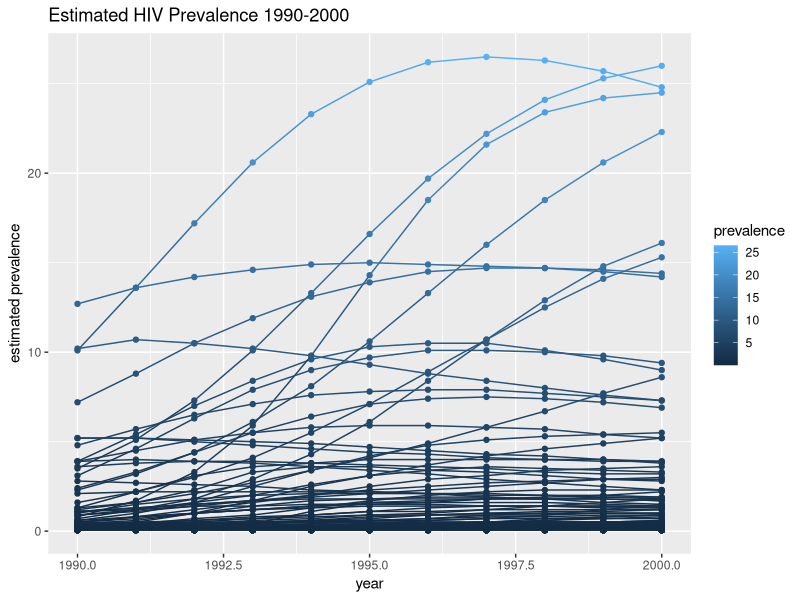
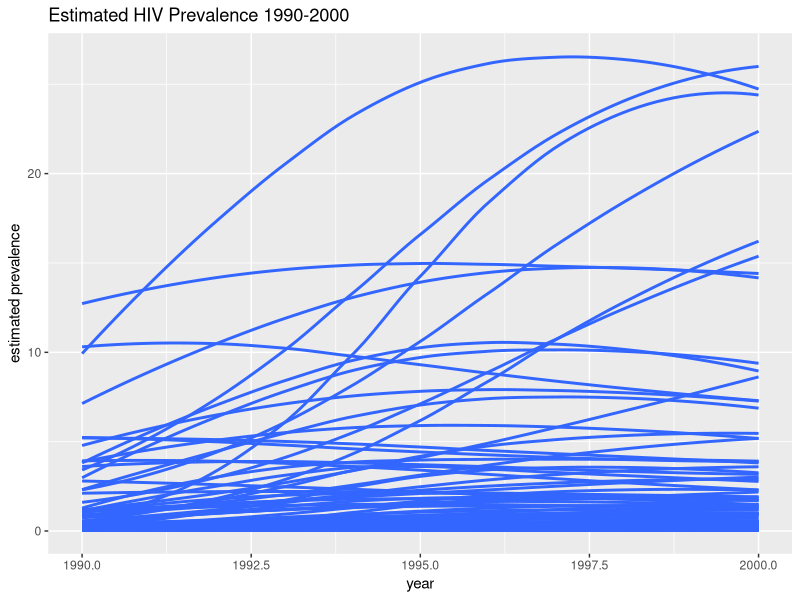
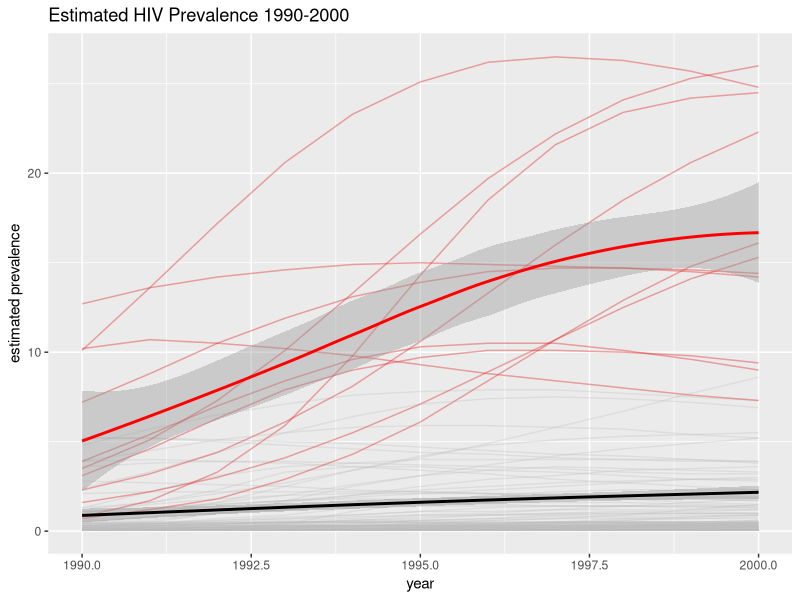

Here is the R script that generated these plots, in order:

#Importing
library(tidyverse)
hiv = read.csv("HIVprev.csv", stringsAsFactors = TRUE) #StringsAsFactors is not necessary
hiv = select(hiv, Country, year, prevalence)

#Virtuallizing
head(hiv)
tail(hiv)
summary(hiv)
view(hiv)

#Exercise #1
  # Connect line between points
ggplot(data = hiv, mapping = aes(x = year,y = prevalence, group = Country, color = prevalence)) +
  geom_line() + geom_point() + labs(title = "Estimated HIV Prevalence 1990-2000", y = "estimated prevalence")


#Exercise #2
# Show as curves instead
ggplot(data = hiv, mapping = aes(x = year,y = prevalence, group = Country)) +
  geom_smooth(se = FALSE, alpha = 0.1) + labs(title = "Estimated HIV Prevalence 1990-2000", y = "estimated prevalence")


#Exercise #3


cc <- c("Botswana","Central African Republic","Congo","Kenya","Lesotho","Malawi",
        "Namibia","South Africa","Swaziland","Uganda","Zambia","Zimbabwe")
hihiv <- filter(hiv,Country %in% cc)

ggplot(data = hiv, aes(y = prevalence, x = year)) + 
  geom_line(aes(group = Country), color = "grey", alpha = 0.3) + 
  geom_line(aes(group = Country), data = hihiv, color = "red", alpha = 0.3) +
  geom_smooth(color = "black") +
  geom_smooth(data = hihiv, color = "red") +
  labs(title = "Estimated HIV Prevalence 1990-2000", y = "estimated prevalence", x = "year")
